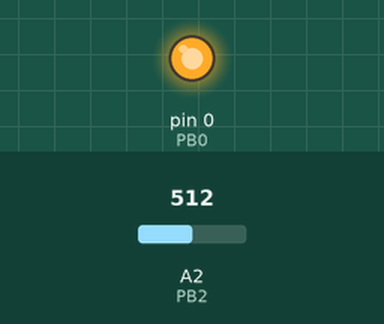
A sketch run on a simulated Arduino Uno, built with avr-gcc and run on an emulated ATmega328P. Shown: output pins drawn as LEDs (lit = HIGH). Dashed ring = blinking. The test bench sets the inputs (shaded band); at power-on: A2 (PB2) = 512.

Above: at 1.2 s.
1.3 s: A2 (PB2) set to 90
3.0 s: A2 (PB2) set to 76
At 3.9 s:
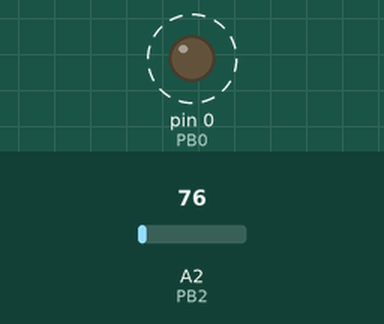
6.0 s: A2 (PB2) set to 122
At 7.0 s:
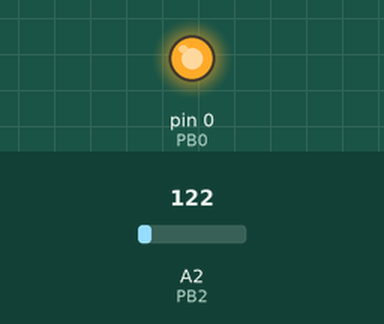
7.5 s: A2 (PB2) set to 30
At 8.2 s:
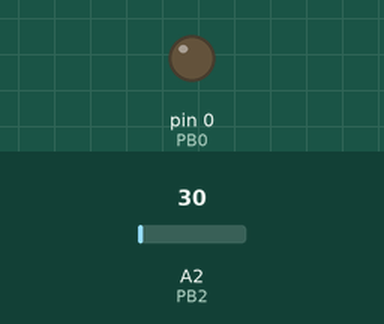
Timing chart, 0 to 10.0 s (numbered marks = the images above; inputs shaded):
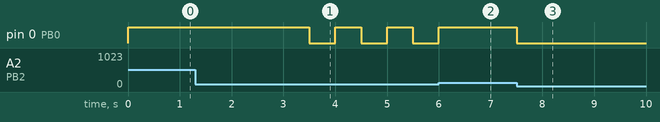

The sketch:

swanky_juttuli_hango1.ino
```cpp
#define PB0 0
#define PB2 2

float realDegree = 0.0;

void setup() {
  pinMode(PB0, OUTPUT);
  pinMode(PB2, INPUT);
  realDegree = 0.0;
}

void loop() {
  int degree = analogRead(PB2);
  realDegree = (degree / 1024.0) * 5.0;
  float temperatureC = realDegree * 100;
  float temperatureF = (temperatureC * 9.0 / 5.0) + 32.0;

  if (temperatureC < 20) {
    digitalWrite(PB0, LOW); // Turn off LED
  }
  else if (temperatureC >= 20 && temperatureC < 30) {
    digitalWrite(PB0, HIGH);
    delay(1000);
    digitalWrite(PB0, LOW);
    delay(1000); // Blink slowly
  }
  else if (temperatureC >= 30 && temperatureC < 40) {
    digitalWrite(PB0, HIGH);
    delay(500);
    digitalWrite(PB0, LOW);
    delay(500); // Blink fast
  }
  else {
    digitalWrite(PB0, HIGH); // LED remains steady
  }
}
```

Measured:
- the behaviour switches between 82 and 81 on A2 (PB2) (found by bisection; images 0 and 1)
- after the input at 1.3 s, every drawn part: stays the same
- after the input at 3.0 s, pin 0 (PB0): alternates HIGH for 0.50 s and LOW for 0.50 s, starting after 0.50 s
- after the input at 6.0 s, pin 0 (PB0): goes on until 6.0 s, then stays HIGH
- after the input at 7.5 s, pin 0 (PB0): HIGH → LOW at once
